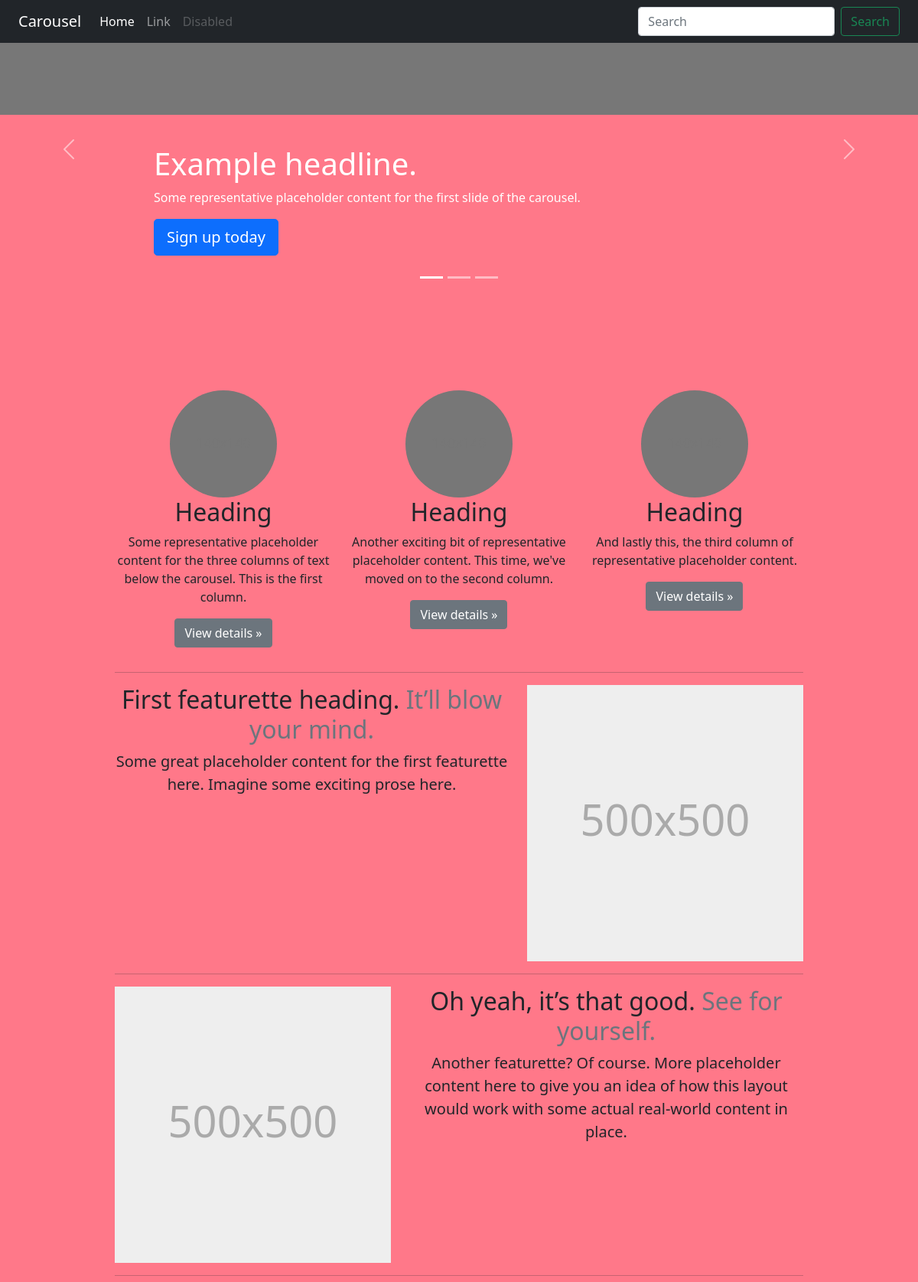
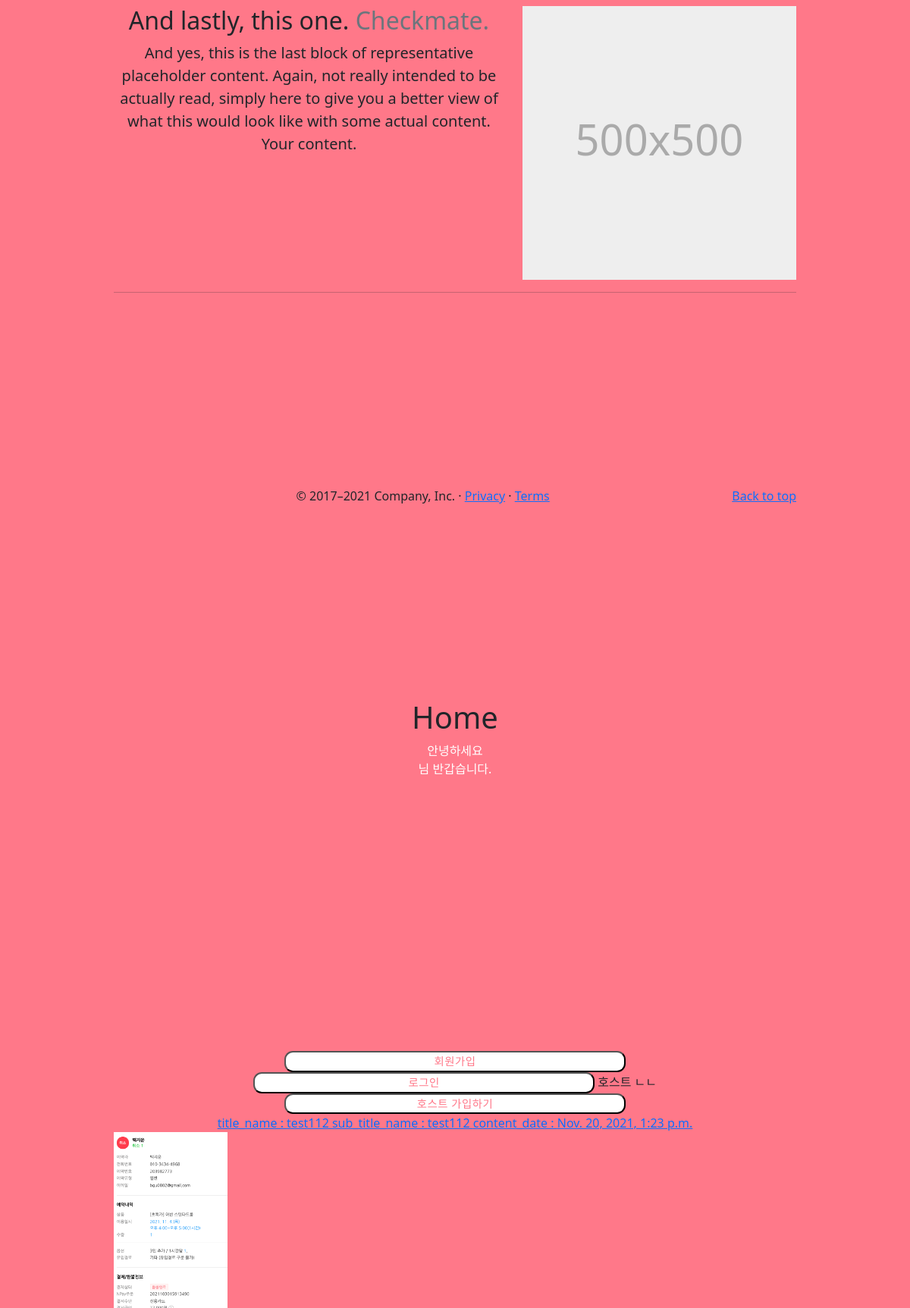
Page /user/home/ (upper part) on the committed database (2 pictures, top to bottom).
### content/models.py (models this page shows)
class Contents(models.Model):
    title_img = models.ImageField(
        upload_to="content/image/",
        blank=True,
        null=True
    )
    title_name = models.CharField(max_length=100)
    sub_title_name = models.CharField(max_length=100)
    content_date = models.DateTimeField()
    duration = models.IntegerField()
    location = models.CharField(max_length=100)
    people_number = models.IntegerField()
    age_min = models.IntegerField()
    age_max = models.IntegerField()
    price = models.IntegerField()
    created_at = models.DateTimeField(auto_now_add=True)
    updated_at = models.DateTimeField(auto_now=True)
    host_id = models.ForeignKey(Host, on_delete=models.CASCADE, null=True)

### user/views.py (the view)
# urls.py: path('home/', views.home, name="home"),
def home(request):
    host_flag = False
    try:
        Host.objects.get(user_id=request.user.id)
        host_flag = True
    except:
        pass
    contents = Contents.objects.all().order_by("-created_at")
    return render(request, 'home.html', {"contents":contents, "host_flag":host_flag})

### user/templates/home.html (shortened to what this page needs)
<!doctype html>
<html lang="en">
  <head>
<link href="/docs/5.1/dist/css/bootstrap.min.css" rel="stylesheet">
    <link href="carousel.css" rel="stylesheet">
  </head>
  <body>
<header>
  <nav class="navbar navbar-expand-md navbar-dark fixed-top bg-dark">
    <div class="container-fluid">
      <a class="navbar-brand" href="#">Carousel</a>
      <div class="collapse navbar-collapse" id="navbarCollapse">
        <ul class="navbar-nav me-auto mb-2 mb-md-0">
          <li class="nav-item">
            <a class="nav-link active" aria-current="page" href="#">Home</a>
          </li>
          <li class="nav-item">
            <a class="nav-link" href="#">Link</a>
          </li>
          <li class="nav-item">
            <a class="nav-link disabled">Disabled</a>
          </li>
        </ul>
        <form class="d-flex">
          <input class="form-control me-2" type="search" placeholder="Search" aria-label="Search">
          <button class="btn btn-outline-success" type="submit">Search</button>
        </form>
      </div>
    </div>
  </nav>
</header>
<main>
  <div id="myCarousel" class="carousel slide" data-bs-ride="carousel">
    <div class="carousel-indicators">
      <button type="button" data-bs-target="#myCarousel" data-bs-slide-to="0" class="active" aria-current="true" aria-label="Slide 1"></button>
      <button type="button" data-bs-target="#myCarousel" data-bs-slide-to="1" aria-label="Slide 2"></button>
      <button type="button" data-bs-target="#myCarousel" data-bs-slide-to="2" aria-label="Slide 3"></button>
    </div>
    <div class="carousel-inner">
      <div class="carousel-item active">
        <svg class="bd-placeholder-img" width="100%" height="100%" xmlns="http://www.w3.org/2000/svg" aria-hidden="true" preserveAspectRatio="xMidYMid slice" focusable="false"><rect width="100%" height="100%" fill="#777"/></svg>
        <div class="container">
          <div class="carousel-caption text-start">
            <h1>Example headline.</h1>
            <p>Some representative placeholder content for the first slide of the carousel.</p>
            <p><a class="btn btn-lg btn-primary" href="#">Sign up today</a></p>
          </div>
        </div>
      </div>
    </div>
    <button class="carousel-control-prev" type="button" data-bs-target="#myCarousel" data-bs-slide="prev">
      <span class="carousel-control-prev-icon" aria-hidden="true"></span>
    </button>
    <button class="carousel-control-next" type="button" data-bs-target="#myCarousel" data-bs-slide="next">
      <span class="carousel-control-next-icon" aria-hidden="true"></span>
    </button>
  </div>
  <div class="container marketing">
    <div class="row">
      <div class="col-lg-4">
        <h2>Heading</h2>
        <p>Some representative placeholder content for the three columns of text below the carousel. This is the first column.</p>
        <p><a class="btn btn-secondary" href="#">View details &raquo;</a></p>
      </div>
      <div class="col-lg-4">
        <h2>Heading</h2>
        <p>Another exciting bit of representative placeholder content. This time, we've moved on to the second column.</p>
        <p><a class="btn btn-secondary" href="#">View details &raquo;</a></p>
      </div>
      <div class="col-lg-4">
        <h2>Heading</h2>
        <p>And lastly this, the third column of representative placeholder content.</p>
        <p><a class="btn btn-secondary" href="#">View details &raquo;</a></p>
      </div>
    </div>
    <hr class="featurette-divider">
    <div class="row featurette">
      <div class="col-md-7">
        <h2 class="featurette-heading">First featurette heading. <span class="text-muted">It’ll blow your mind.</span></h2>
        <p class="lead">Some great placeholder content for the first featurette here. Imagine some exciting prose here.</p>
      </div>
      <div class="col-md-5">
        <svg class="bd-placeholder-img bd-placeholder-img-lg featurette-image img-fluid mx-auto" width="500" height="500" xmlns="http://www.w3.org/2000/svg" role="img" aria-label="Placeholder: 500x500" preserveAspectRatio="xMidYMid slice" focusable="false"><title>Placeholder</title><rect width="100%" height="100%" fill="#eee"/><text x="50%" y="50%" fill="#aaa" dy=".3em">500x500</text></svg>
      </div>
    </div>
    <hr class="featurette-divider">
    <div class="row featurette">
      <div class="col-md-7 order-md-2">
        <h2 class="featurette-heading">Oh yeah, it’s that good. <span class="text-muted">See for yourself.</span></h2>
        <p class="lead">Another featurette? Of course. More placeholder content here to give you an idea of how this layout would work with some actual real-world content in place.</p>
      </div>
      <div class="col-md-5 order-md-1">
        <svg class="bd-placeholder-img bd-placeholder-img-lg featurette-image img-fluid mx-auto" width="500" height="500" xmlns="http://www.w3.org/2000/svg" role="img" aria-label="Placeholder: 500x500" preserveAspectRatio="xMidYMid slice" focusable="false"><title>Placeholder</title><rect width="100%" height="100%" fill="#eee"/><text x="50%" y="50%" fill="#aaa" dy=".3em">500x500</text></svg>
      </div>
    </div>
    <hr class="featurette-divider">
    <div class="row featurette">
      <div class="col-md-7">
        <h2 class="featurette-heading">And lastly, this one. <span class="text-muted">Checkmate.</span></h2>
        <p class="lead">And yes, this is the last block of representative placeholder content. Again, not really intended to be actually read, simply here to give you a better view of what this would look like with some actual content. Your content.</p>
      </div>
      <div class="col-md-5">
        <svg class="bd-placeholder-img bd-placeholder-img-lg featurette-image img-fluid mx-auto" width="500" height="500" xmlns="http://www.w3.org/2000/svg" role="img" aria-label="Placeholder: 500x500" preserveAspectRatio="xMidYMid slice" focusable="false"><title>Placeholder</title><rect width="100%" height="100%" fill="#eee"/><text x="50%" y="50%" fill="#aaa" dy=".3em">500x500</text></svg>
      </div>
    </div>
    <hr class="featurette-divider">
  </div>
  <footer class="container">
    <p class="float-end"><a href="#">Back to top</a></p>
    <p>&copy; 2017–2021 Company, Inc. &middot; <a href="#">Privacy</a> &middot; <a href="#">Terms</a></p>
  </footer>
</main>
  </body>
</html>
<html lang="en">
<head>
    <link href="https://cdn.jsdelivr.net/npm/bootstrap@5.1.3/dist/css/bootstrap.min.css" rel="stylesheet">
</head>
{% load static %}
<body style="background-color: rgb(255,120,137);">
    <div class="container">
        <div>
            <h1>Home</h1>
            <p class="comment">안녕하세요<br>
                {{ user.username }} 님 반갑습니다.
            </p>
        </div>
        <div>
            {% if user.is_authenticated %}
            <a href="{% url 'home' %}"><button class="button waves-effect waves-light" name="action">홈으로</button></a>
            <a href="{% url 'logout' %}"><button class="button waves-effect waves-light" name="action">로그아웃</button></a>
            <a href="{% url 'mypage' %}"><button class="button waves-effect waves-light" name="action">마이페이지</button></a>
            {% else %}
            <a href="{% url 'signup' %}"><button class="button waves-effect waves-light" name="action">회원가입</button></a>
            <a href="{% url 'login' %}"><button class="button waves-effect waves-light" name="action">로그인</button></a>
            {% endif %}
            {% if host_flag %}
            호스트
            <a href="{% url 'host_mypage' %}"><button class="button waves-effect waves-light" name="action">호스트 마이페이지</button></a>
            {% else %}
            호스트 ㄴㄴ
            <a href="{% url 'host_signup' %}"><button class="button waves-effect waves-light" name="action">호스트 가입하기</button></a>
            {% endif %}
            {% for content in contents %}
            <a href="{% url 'Content:content_detail' content.id%}">
            <div>
            title_name : {{ content.title_name }}
            sub_title_name : {{ content.sub_title_name }}
            content_date : {{ content.content_date }}
            {% if content.title_img %}
                <div style="width:150px">
                    <img src="{{ content.title_img.url }}" style="width:100%;"/>
                </div>
            {% endif %}
            </div>
            </a>
            {% endfor %}
        </div>
    </div>
</body>
</html>

### user/templates/home.html (style rules this page uses)
.bd-placeholder-img { font-size: 1.125rem; text-anchor: middle; -webkit-user-select: none; -moz-user-select: none; user-select: none; }
@media (min-width: 768px) { .bd-placeholder-img-lg { font-size: 3.5rem; } }
.container { position: relative; padding: 10%; text-align: center; }
.comment { color: white; margin-bottom: 40%; }
.button { text-decoration: none; color: rgb(255,120,137); font-size: 0.9rem; background-color: white; border-radius: 0.7rem; width: 50%; height: 6%; text-align: center; letter-spacing: .5px; -webkit-transition: background-color .2s ease-out; transition: background-color .2s ease-out; cursor: pointer; }

### rows in the picture
Contents: title_name "test112", sub_title_name "test112", content_date "Nov. 20, 2021, 1:23 p.m.", title_img (picture)
